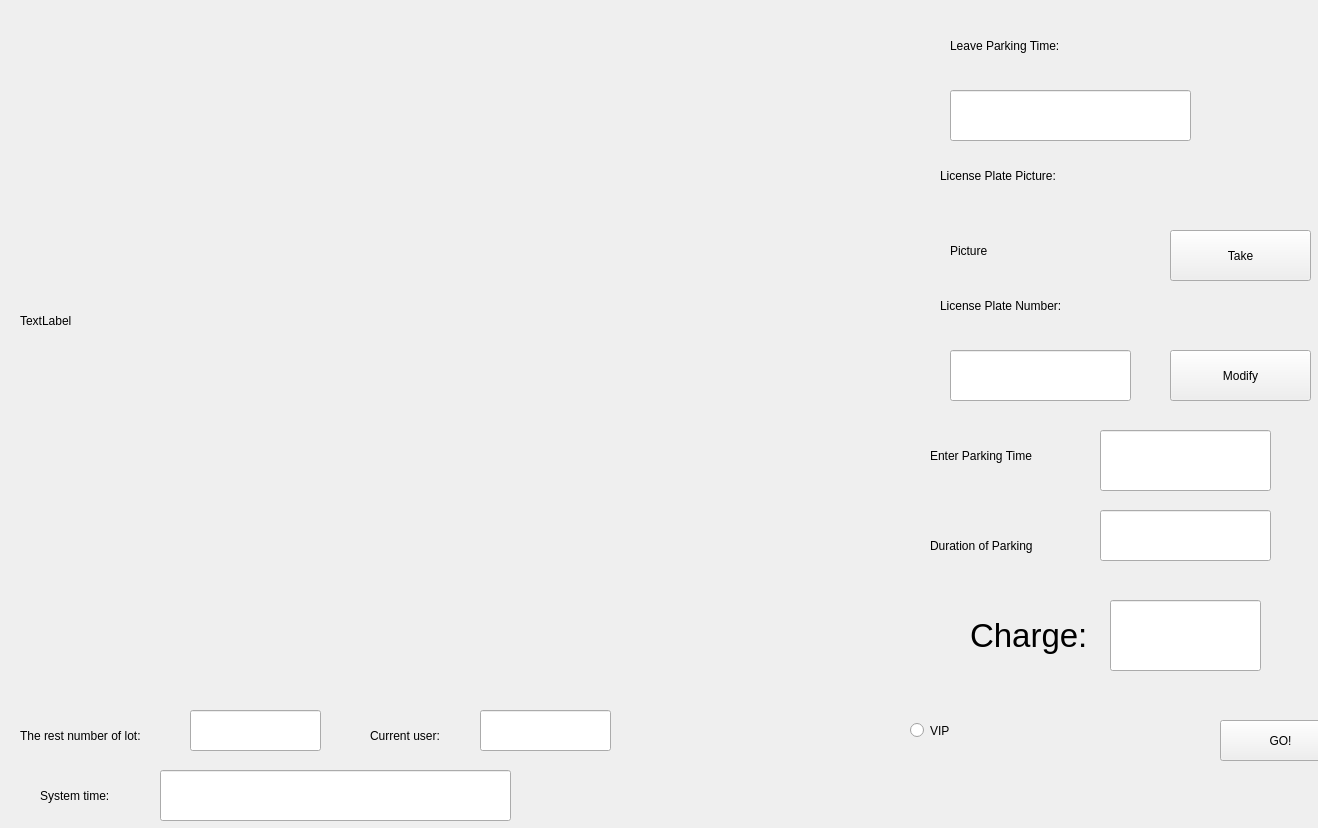
<?xml version="1.0" encoding="UTF-8"?>
<ui version="4.0">
 <class>CCarOutWin</class>
 <widget class="QWidget" name="CCarOutWin">
  <property name="geometry">
   <rect>
    <x>0</x>
    <y>0</y>
    <width>1318</width>
    <height>828</height>
   </rect>
  </property>
  <property name="windowTitle">
   <string>Form</string>
  </property>
  <widget class="QLabel" name="label_7">
   <property name="geometry">
    <rect>
     <x>370</x>
     <y>710</y>
     <width>171</width>
     <height>51</height>
    </rect>
   </property>
   <property name="text">
    <string>Current user:</string>
   </property>
  </widget>
  <widget class="QLineEdit" name="lineEdit_3">
   <property name="geometry">
    <rect>
     <x>190</x>
     <y>710</y>
     <width>131</width>
     <height>41</height>
    </rect>
   </property>
  </widget>
  <widget class="QLabel" name="label_6">
   <property name="geometry">
    <rect>
     <x>20</x>
     <y>710</y>
     <width>171</width>
     <height>51</height>
    </rect>
   </property>
   <property name="text">
    <string>The rest number of lot:</string>
   </property>
  </widget>
  <widget class="QLineEdit" name="lineEdit_4">
   <property name="geometry">
    <rect>
     <x>480</x>
     <y>710</y>
     <width>131</width>
     <height>41</height>
    </rect>
   </property>
  </widget>
  <widget class="QLineEdit" name="lineEdit_5">
   <property name="geometry">
    <rect>
     <x>160</x>
     <y>770</y>
     <width>351</width>
     <height>51</height>
    </rect>
   </property>
  </widget>
  <widget class="QLabel" name="label_8">
   <property name="geometry">
    <rect>
     <x>40</x>
     <y>770</y>
     <width>171</width>
     <height>51</height>
    </rect>
   </property>
   <property name="text">
    <string>System time:</string>
   </property>
  </widget>
  <widget class="QLabel" name="label_5">
   <property name="geometry">
    <rect>
     <x>950</x>
     <y>220</y>
     <width>181</width>
     <height>61</height>
    </rect>
   </property>
   <property name="text">
    <string>Picture</string>
   </property>
  </widget>
  <widget class="QPushButton" name="pushButton">
   <property name="geometry">
    <rect>
     <x>1170</x>
     <y>350</y>
     <width>141</width>
     <height>51</height>
    </rect>
   </property>
   <property name="text">
    <string>Modify</string>
   </property>
  </widget>
  <widget class="QLabel" name="label_4">
   <property name="geometry">
    <rect>
     <x>940</x>
     <y>280</y>
     <width>171</width>
     <height>51</height>
    </rect>
   </property>
   <property name="text">
    <string>License Plate Number:</string>
   </property>
  </widget>
  <widget class="QLineEdit" name="lineEdit_2">
   <property name="geometry">
    <rect>
     <x>950</x>
     <y>350</y>
     <width>181</width>
     <height>51</height>
    </rect>
   </property>
  </widget>
  <widget class="QLabel" name="label_3">
   <property name="geometry">
    <rect>
     <x>940</x>
     <y>150</y>
     <width>171</width>
     <height>51</height>
    </rect>
   </property>
   <property name="text">
    <string>License Plate Picture:</string>
   </property>
  </widget>
  <widget class="QLabel" name="label">
   <property name="geometry">
    <rect>
     <x>20</x>
     <y>10</y>
     <width>731</width>
     <height>621</height>
    </rect>
   </property>
   <property name="text">
    <string>TextLabel</string>
   </property>
  </widget>
  <widget class="QLabel" name="label_2">
   <property name="geometry">
    <rect>
     <x>950</x>
     <y>20</y>
     <width>171</width>
     <height>51</height>
    </rect>
   </property>
   <property name="text">
    <string>Leave Parking Time:</string>
   </property>
  </widget>
  <widget class="QPushButton" name="pushButton_2">
   <property name="geometry">
    <rect>
     <x>1170</x>
     <y>230</y>
     <width>141</width>
     <height>51</height>
    </rect>
   </property>
   <property name="text">
    <string>Take</string>
   </property>
  </widget>
  <widget class="QLineEdit" name="lineEdit">
   <property name="geometry">
    <rect>
     <x>950</x>
     <y>90</y>
     <width>241</width>
     <height>51</height>
    </rect>
   </property>
  </widget>
  <widget class="QLabel" name="label_9">
   <property name="geometry">
    <rect>
     <x>930</x>
     <y>430</y>
     <width>171</width>
     <height>51</height>
    </rect>
   </property>
   <property name="text">
    <string>Enter Parking Time</string>
   </property>
  </widget>
  <widget class="QLabel" name="label_11">
   <property name="geometry">
    <rect>
     <x>970</x>
     <y>610</y>
     <width>171</width>
     <height>51</height>
    </rect>
   </property>
   <property name="font">
    <font>
     <pointsize>25</pointsize>
    </font>
   </property>
   <property name="text">
    <string>Charge:</string>
   </property>
  </widget>
  <widget class="QLineEdit" name="lineEdit_6">
   <property name="geometry">
    <rect>
     <x>1100</x>
     <y>430</y>
     <width>171</width>
     <height>61</height>
    </rect>
   </property>
  </widget>
  <widget class="QLabel" name="label_10">
   <property name="geometry">
    <rect>
     <x>930</x>
     <y>520</y>
     <width>171</width>
     <height>51</height>
    </rect>
   </property>
   <property name="text">
    <string>Duration of Parking</string>
   </property>
  </widget>
  <widget class="QLineEdit" name="lineEdit_7">
   <property name="geometry">
    <rect>
     <x>1100</x>
     <y>510</y>
     <width>171</width>
     <height>51</height>
    </rect>
   </property>
  </widget>
  <widget class="QLineEdit" name="lineEdit_8">
   <property name="geometry">
    <rect>
     <x>1110</x>
     <y>600</y>
     <width>151</width>
     <height>71</height>
    </rect>
   </property>
   <property name="font">
    <font>
     <pointsize>25</pointsize>
    </font>
   </property>
   <property name="styleSheet">
    <string notr="true">(255,0,0)</string>
   </property>
  </widget>
  <widget class="QPushButton" name="pushButton_3">
   <property name="geometry">
    <rect>
     <x>1220</x>
     <y>720</y>
     <width>121</width>
     <height>41</height>
    </rect>
   </property>
   <property name="text">
    <string>GO!</string>
   </property>
  </widget>
  <widget class="QRadioButton" name="radioButton">
   <property name="geometry">
    <rect>
     <x>910</x>
     <y>710</y>
     <width>171</width>
     <height>41</height>
    </rect>
   </property>
   <property name="text">
    <string>VIP</string>
   </property>
  </widget>
 </widget>
 <resources/>
 <connections/>
</ui>
